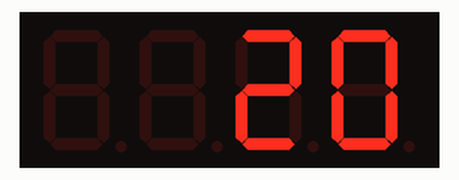
This program was run on a simulated Calliope mini (MakeCode). Shown: 4-digit seven-segment display.

Above: at 0.1 s.
At 1.6 s:
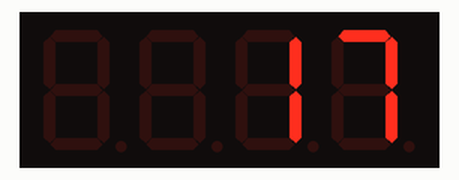
At 3.1 s:
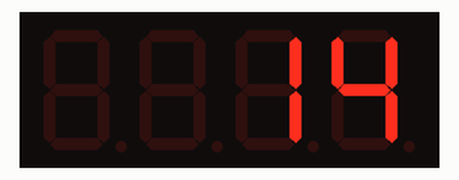
At 5.6 s:
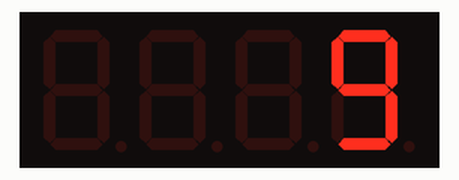
At 8.1 s:
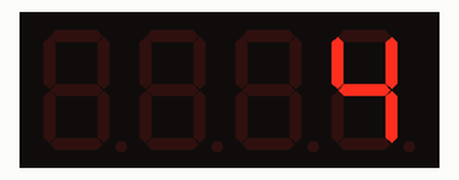
At 11.1 s:
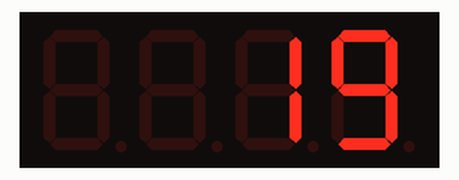

Measured:
- by itself, everything shown: repeats every 10.5 s, in 22 steps
- what the display in image 1 shows lasts 0.5 s, from 1.5 s to 2.0 s

The program:

main.ts
```typescript
let _4digit = grove.createDisplay(DigitalPin.C16, DigitalPin.C17)
_4digit.set(4)
basic.forever(function () {
    for (let Index = 0; Index <= 20; Index++) {
        _4digit.show(20 - Index)
        basic.pause(500)
        _4digit.clear()
    }
})
```

test.ts
```typescript
// Hier kann man Tests durchführen; diese Datei wird nicht kompiliert, wenn dieses Paket als Erweiterung verwendet wird.
```
